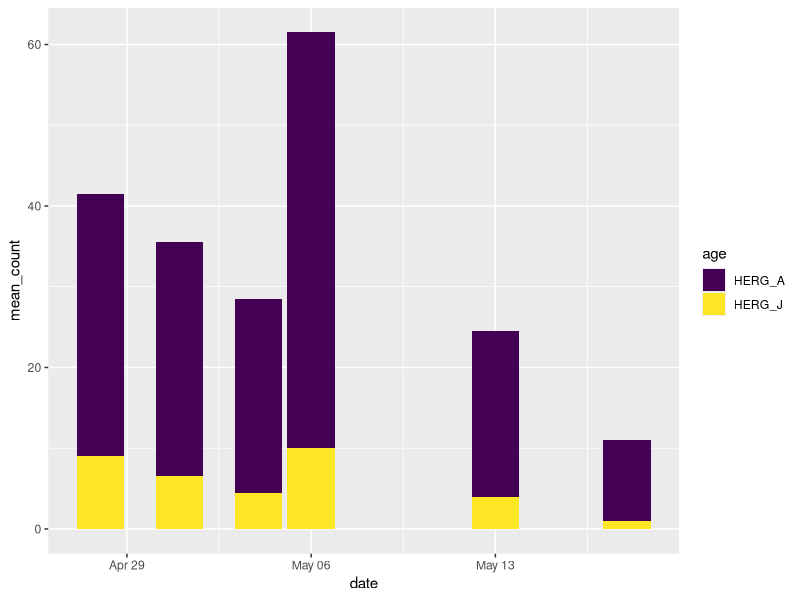
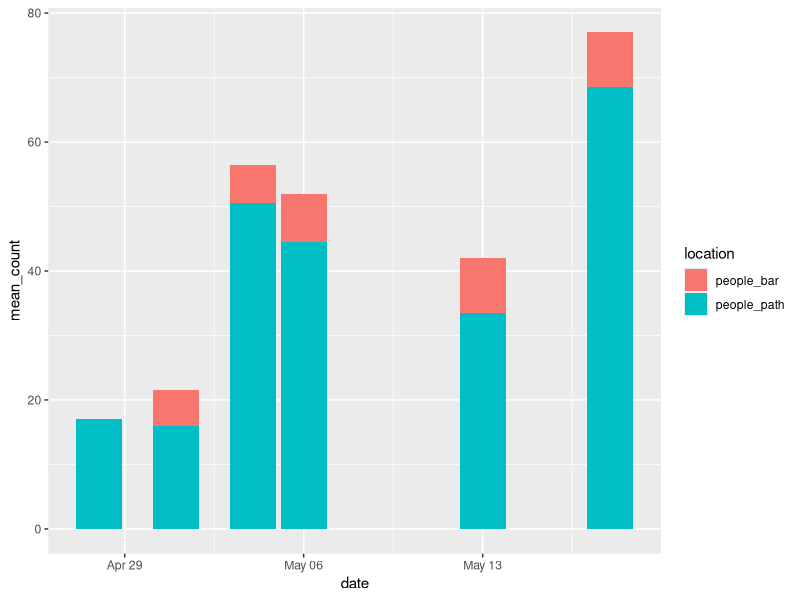
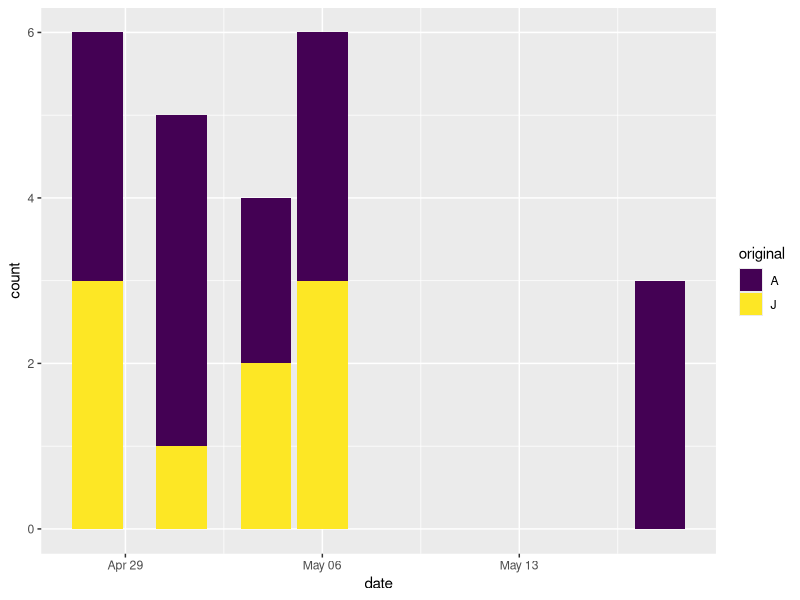

The R source for these figures, in order:
## ---- chunk 1
knitr::opts_chunk$set(echo = TRUE)
## ---- chunk 2
library(tidyverse)
library(readxl)
library(lubridate)
library(data.table)
## ---- chunk 3
HERG_environment <- read_xlsx("data/thievingHERGnotes.xlsx", sheet = "environment")
HERG_observations <- read_xlsx("data/thievingHERGnotes.xlsx", sheet = "observations")
## ---- chunk 4
HERG_environment <- HERG_environment %>%
  separate(col = time, into = c("dateWRONG","time"), sep = " ", convert = TRUE) %>%
  mutate(dateWRONG = NULL) %>%
  unite(datetime, c(date, time), sep = " ") %>%
  mutate(datetime, ymd_hms(datetime)) %>%
  mutate(datetime = NULL) %>%
  rename(datetime = `ymd_hms(datetime)`) %>%
  relocate(datetime, .before = temp)
## ---- chunk 5
HERG_observations <- HERG_observations %>%
  separate(col = time, into = c("dateWRONG","time"), sep = " ", convert = TRUE) %>%
  mutate(dateWRONG = NULL) %>%
  unite(datetime, c(date, time), sep = " ") %>%
  mutate(datetime, ymd_hms(datetime)) %>%
  mutate(datetime = NULL) %>%
  rename(datetime = `ymd_hms(datetime)`) %>%
  relocate(datetime, .before = original) %>%
  mutate(date = as.Date(datetime)) %>%
  mutate(time = as.ITime(datetime))
## ---- chunk 6
HERG_environment <- HERG_environment %>%
  mutate(people_path = na_if(people_path, "not_taken")) %>%
  mutate(people_path = as.numeric(people_path)) %>%
  mutate(people_bar = na_if(people_bar, "not_taken")) %>%
  mutate(people_bar = as.numeric(people_bar)) %>%
  mutate(date = as.Date(datetime)) %>%
  mutate(time = as.ITime(datetime))
## ---- chunk 7
HERG_observations <- HERG_observations %>%
  mutate(thief = na_if(thief, "none"),
         drop_ht_1 = na_if(drop_ht_1, "none"),
         drop_ht_2 = na_if(drop_ht_2, "none"),
         drop_ht_3 = na_if(drop_ht_3, "none"),
         drop_ht_4 = na_if(drop_ht_4, "none"),
         substrate_1 = na_if(substrate_1, "none"),
         substrate_2 = na_if(substrate_2, "none"),
         substrate_3 = na_if(substrate_3, "none"),
         substrate_4 = na_if(substrate_4, "none"),
         distance_a = na_if(distance_a, "none"),
         distance_b = na_if(distance_b, "none"),
         distance_c = na_if(distance_c, "none"))
## ---- chunk 8
HERG_environment %>%
  select(date, time, HERG_A, HERG_J) %>%
  pivot_longer(., cols = c(HERG_A, HERG_J), names_to = "age", values_to = "count") %>%
  group_by(date, age) %>%
  summarise(mean_count = mean(count)) %>%
  ggplot(mapping = aes(date, mean_count, fill = age)) +
  geom_col()+
  scale_fill_viridis_d()
## ---- chunk 9
HERG_environment %>%
  select(date, time, people_path, people_bar) %>%
  pivot_longer(., cols = c(people_path, people_bar), names_to = "location", values_to = "count") %>%
  group_by(date, location) %>%
  summarise(mean_count = mean(count, na.rm = TRUE)) %>%
  ggplot(mapping = aes(date, mean_count, fill = location)) +
  geom_col()
## ---- chunk 10
HERG_observations %>%
  filter(thieves_A + thieves_J > 0) %>%
  group_by(date) %>%
  ggplot(mapping = aes(date, fill = original)) +
  geom_bar() +
  scale_fill_viridis_d()
